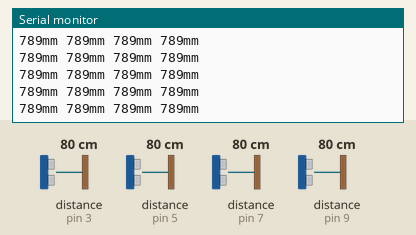
Simulated run of this sketch. Board: Arduino Uno, built with avr-gcc and run on an emulated ATmega328P. Shown: the last lines printed to the serial monitor. Wiring (inferred from the names in the program): 4 × ultrasonic range finder: trigger pin 2, echo pin 3 / trigger pin 4, echo pin 5 / trigger pin 6, echo pin 7 / trigger pin 8, echo pin 9. The test bench sets the inputs (shaded band); at power-on: distance to the obstacle (sensors on pin 3, pin 5, pin 7, pin 9) 80 cm. The echo pulse lasts 58.3 µs per cm.

Above: at 1.2 s.
1.3 s: distance to the obstacle (sensor on pin 3) set to 4 cm
At 1.47 s:
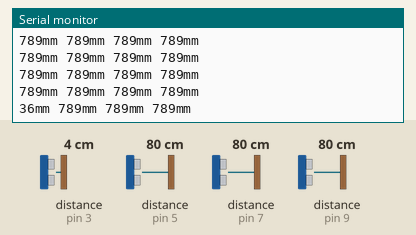
4.3 s: distance to the obstacle (sensor on pin 5) set to 60 cm
At 4.39 s:
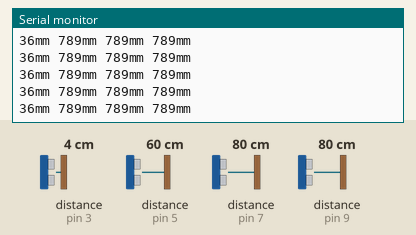
7.3 s: distance to the obstacle (sensor on pin 7) set to 2 cm
At 7.4 s:
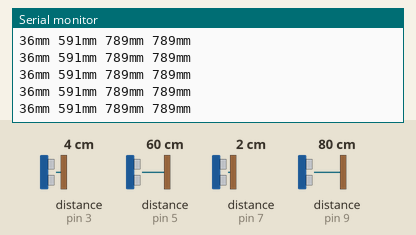
10.3 s: distance to the obstacle (sensor on pin 9) set to 2 cm
At 10.3 s:
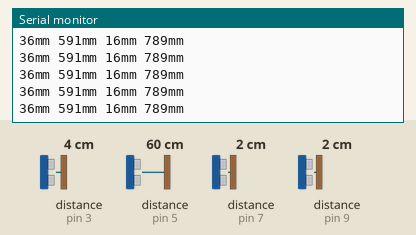
13.3 s: distance to the obstacle (sensor on pin 5) set to 2 cm
At 13.39 s:
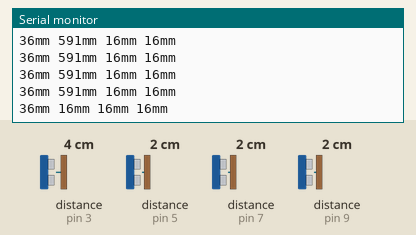
16.3 s: distance to the obstacle (sensor on pin 3) set to 299 cm
At 16.4 s:
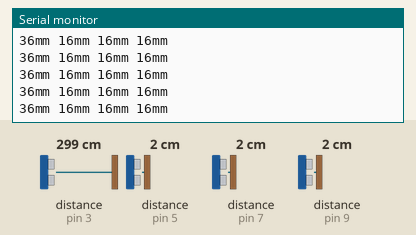
Timing chart, 0 to 19.3 s (numbered marks = the images above; inputs shaded):
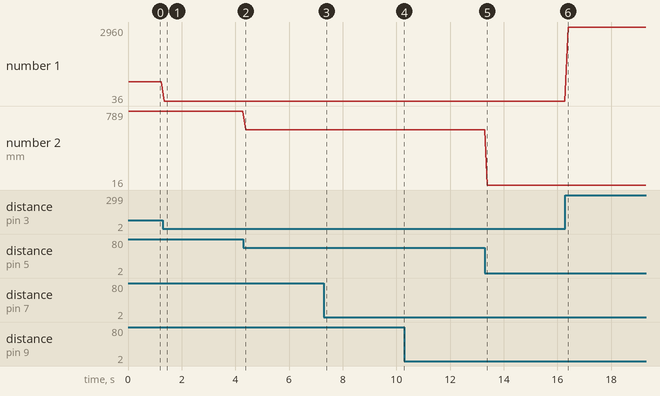

Measured:
- after the input at 1.3 s, the serial monitor: prints a new line after 0.05 s (image 1)
- after the input at 13.3 s, the serial monitor: prints a new line after 0.09 s (image 5)
- plotted number 1: 789 → 36 after the input at 1.3 s, 36 → 2960 after the input at 16.3 s
- plotted number 2: 789 → 591 after the input at 4.3 s

The sketch:

ultrasonic_4_fw.ino
```cpp
// sensor 1
int trig1 = 2;
int echo1 = 3;

// sensor 2
int trig2 = 4;
int echo2 = 5;

// sensor 3
int trig3 = 6;
int echo3 = 7;

// sensor 4
int trig4 = 8;
int echo4 = 9;

void setup() {
  Serial.begin(9600);

  pinMode(trig1, OUTPUT);
  pinMode(echo1, INPUT);

  pinMode(trig2, OUTPUT);
  pinMode(echo2, INPUT);

  pinMode(trig3, OUTPUT);
  pinMode(echo3, INPUT);

  pinMode(trig4, OUTPUT);
  pinMode(echo4, INPUT);
}

void loop() {
  long duration1, distance1;
  long duration2, distance2;
  long duration3, distance3;
  long duration4, distance4;

  digitalWrite(trig1, LOW);
  delayMicroseconds(2);
  digitalWrite(trig1, HIGH);
  delayMicroseconds(10);
  digitalWrite(trig1, LOW);

  duration1 = pulseIn(echo1, HIGH);
  distance1 = (340 * (duration1 / 2.0)) / 1000;

  digitalWrite(trig2, LOW);
  delayMicroseconds(2);
  digitalWrite(trig2, HIGH);
  delayMicroseconds(10);
  digitalWrite(trig2, LOW);

  duration2 = pulseIn(echo2, HIGH);
  distance2 = (340 * (duration2 / 2.0)) / 1000;

  digitalWrite(trig3, LOW);
  delayMicroseconds(2);
  digitalWrite(trig3, HIGH);
  delayMicroseconds(10);
  digitalWrite(trig3, LOW);

  duration3 = pulseIn(echo3, HIGH);
  distance3 = (340 * (duration3 / 2.0)) / 1000;

  digitalWrite(trig4, LOW);
  delayMicroseconds(2);
  digitalWrite(trig4, HIGH);
  delayMicroseconds(10);
  digitalWrite(trig4, LOW);

  duration4 = pulseIn(echo4, HIGH);
  distance4 = (340 * (duration4 / 2.0)) / 1000;

  Serial.print(distance1);
  Serial.print("mm ");
  Serial.print(distance2);
  Serial.print("mm ");
  Serial.print(distance3);
  Serial.print("mm ");
  Serial.print(distance4);
  Serial.println("mm");

  delay(100);
}
```
